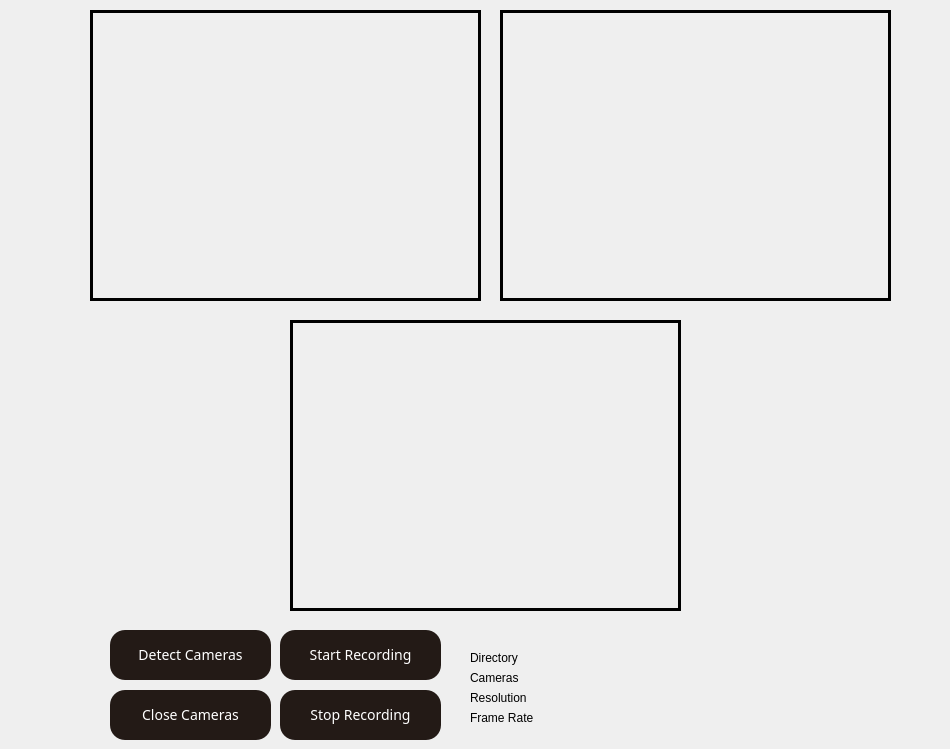
    <widget class="QWidget" name="camerasPage">
     <widget class="QLabel" name="cameraSlot1">
      <property name="geometry">
       <rect>
        <x>90</x>
        <y>10</y>
        <width>391</width>
        <height>291</height>
       </rect>
      </property>
      <property name="font">
       <font>
        <family>Helvetica</family>
       </font>
      </property>
      <property name="autoFillBackground">
       <bool>false</bool>
      </property>
      <property name="styleSheet">
       <string notr="true">border: 3px solid black
</string>
      </property>
      <property name="frameShadow">
       <enum>QFrame::Raised</enum>
      </property>
      <property name="text">
       <string>&lt;html&gt;&lt;head/&gt;&lt;body&gt;&lt;p&gt;&lt;img src=&quot;:/final_resources/Videocam Off.png&quot;/&gt;&lt;/p&gt;&lt;/body&gt;&lt;/html&gt;</string>
      </property>
      <property name="alignment">
       <set>Qt::AlignCenter</set>
      </property>
     </widget>
     <widget class="QLabel" name="cameraSlot2">
      <property name="geometry">
       <rect>
        <x>500</x>
        <y>10</y>
        <width>391</width>
        <height>291</height>
       </rect>
      </property>
      <property name="font">
       <font>
        <family>Helvetica</family>
       </font>
      </property>
      <property name="autoFillBackground">
       <bool>false</bool>
      </property>
      <property name="styleSheet">
       <string notr="true">border: 3px solid black
</string>
      </property>
      <property name="frameShadow">
       <enum>QFrame::Raised</enum>
      </property>
      <property name="text">
       <string>&lt;html&gt;&lt;head/&gt;&lt;body&gt;&lt;p&gt;&lt;img src=&quot;:/final_resources/Videocam Off.png&quot;/&gt;&lt;/p&gt;&lt;/body&gt;&lt;/html&gt;</string>
      </property>
      <property name="alignment">
       <set>Qt::AlignCenter</set>
      </property>
     </widget>
     <widget class="QLabel" name="cameraSlot3">
      <property name="geometry">
       <rect>
        <x>290</x>
        <y>320</y>
        <width>391</width>
        <height>291</height>
       </rect>
      </property>
      <property name="font">
       <font>
        <family>Helvetica</family>
       </font>
      </property>
      <property name="autoFillBackground">
       <bool>false</bool>
      </property>
      <property name="styleSheet">
       <string notr="true">border: 3px solid black
</string>
      </property>
      <property name="frameShadow">
       <enum>QFrame::Raised</enum>
      </property>
      <property name="text">
       <string>&lt;html&gt;&lt;head/&gt;&lt;body&gt;&lt;p&gt;&lt;img src=&quot;:/final_resources/Videocam Off.png&quot;/&gt;&lt;/p&gt;&lt;/body&gt;&lt;/html&gt;</string>
      </property>
      <property name="alignment">
       <set>Qt::AlignCenter</set>
      </property>
     </widget>
     <widget class="QLabel" name="directoryLabel">
      <property name="geometry">
       <rect>
        <x>470</x>
        <y>650</y>
        <width>60</width>
        <height>16</height>
       </rect>
      </property>
      <property name="font">
       <font>
        <family>Helvetica</family>
       </font>
      </property>
      <property name="text">
       <string>Directory</string>
      </property>
     </widget>
     <widget class="QLabel" name="camerasLabel">
      <property name="geometry">
       <rect>
        <x>470</x>
        <y>670</y>
        <width>60</width>
        <height>16</height>
       </rect>
      </property>
      <property name="font">
       <font>
        <family>Helvetica</family>
       </font>
      </property>
      <property name="text">
       <string>Cameras</string>
      </property>
     </widget>
     <widget class="QLabel" name="resolutionLabel_2">
      <property name="geometry">
       <rect>
        <x>470</x>
        <y>690</y>
        <width>71</width>
        <height>16</height>
       </rect>
      </property>
      <property name="font">
       <font>
        <family>Helvetica</family>
       </font>
      </property>
      <property name="text">
       <string>Resolution</string>
      </property>
     </widget>
     <widget class="QLabel" name="framerateLabel">
      <property name="geometry">
       <rect>
        <x>470</x>
        <y>710</y>
        <width>71</width>
        <height>16</height>
       </rect>
      </property>
      <property name="font">
       <font>
        <family>Helvetica</family>
       </font>
      </property>
      <property name="text">
       <string>Frame Rate</string>
      </property>
     </widget>
     <widget class="QLabel" name="directoryValue">
      <property name="geometry">
       <rect>
        <x>550</x>
        <y>650</y>
        <width>351</width>
        <height>16</height>
       </rect>
      </property>
      <property name="font">
       <font>
        <family>Helvetica</family>
       </font>
      </property>
      <property name="text">
       <string/>
      </property>
     </widget>
     <widget class="QLabel" name="camerasValue">
      <property name="geometry">
       <rect>
        <x>550</x>
        <y>670</y>
        <width>391</width>
        <height>16</height>
       </rect>
      </property>
      <property name="font">
       <font>
        <family>Helvetica</family>
       </font>
      </property>
      <property name="text">
       <string/>
      </property>
     </widget>
     <widget class="QLabel" name="resolutionValue">
      <property name="geometry">
       <rect>
        <x>550</x>
        <y>690</y>
        <width>371</width>
        <height>16</height>
       </rect>
      </property>
      <property name="font">
       <font>
        <family>Helvetica</family>
       </font>
      </property>
      <property name="text">
       <string/>
      </property>
     </widget>
     <widget class="QLabel" name="framerateValue">
      <property name="geometry">
       <rect>
        <x>550</x>
        <y>710</y>
        <width>371</width>
        <height>16</height>
       </rect>
      </property>
      <property name="font">
       <font>
        <family>Helvetica</family>
       </font>
      </property>
      <property name="text">
       <string/>
      </property>
     </widget>
     <widget class="QPushButton" name="detectCamerasButton">
      <property name="geometry">
       <rect>
        <x>110</x>
        <y>630</y>
        <width>161</width>
        <height>50</height>
       </rect>
      </property>
      <property name="font">
       <font>
        <family>MS Reference Sans Serif</family>
        <pointsize>-1</pointsize>
        <weight>50</weight>
        <italic>false</italic>
        <bold>false</bold>
       </font>
      </property>
      <property name="styleSheet">
       <string notr="true">QPushButton {
	font: 8pt &quot;MS Reference Sans Serif&quot;;
    background-color: #231A16; /* Dark brown background */
    color: white; /* White text */
    font-size: 14px;
    border-radius: 15px; /* Rounded corners */
    padding: 10px 20px; /* Adjust padding for proper button size */
    border: none; /* No border */
}

QPushButton:hover {
    background-color: #3A2C26; /* Lighter brown on hover */
}

QPushButton:pressed {
    background-color: #18120E; /* Even darker shade on press */
}
</string>
      </property>
      <property name="text">
       <string>Detect Cameras</string>
      </property>
      <property name="iconSize">
       <size>
        <width>20</width>
        <height>15</height>
       </size>
      </property>
     </widget>
     <widget class="QPushButton" name="closeCamerasButton">
      <property name="geometry">
       <rect>
        <x>110</x>
        <y>690</y>
        <width>161</width>
        <height>50</height>
       </rect>
      </property>
      <property name="font">
       <font>
        <family>MS Reference Sans Serif</family>
        <pointsize>-1</pointsize>
        <weight>50</weight>
        <italic>false</italic>
        <bold>false</bold>
       </font>
      </property>
      <property name="styleSheet">
       <string notr="true">QPushButton {
	font: 8pt &quot;MS Reference Sans Serif&quot;;
    background-color: #231A16; /* Dark brown background */
    color: white; /* White text */
    font-size: 14px;
    border-radius: 15px; /* Rounded corners */
    padding: 10px 20px; /* Adjust padding for proper button size */
    border: none; /* No border */
}

QPushButton:hover {
    background-color: #3A2C26; /* Lighter brown on hover */
}

QPushButton:pressed {
    background-color: #18120E; /* Even darker shade on press */
}
</string>
      </property>
      <property name="text">
       <string>Close Cameras</string>
      </property>
      <property name="iconSize">
       <size>
        <width>20</width>
        <height>15</height>
       </size>
      </property>
     </widget>
     <widget class="QPushButton" name="startRecordingButton">
      <property name="geometry">
       <rect>
        <x>280</x>
        <y>630</y>
        <width>161</width>
        <height>50</height>
       </rect>
      </property>
      <property name="font">
       <font>
        <family>MS Reference Sans Serif</family>
        <pointsize>-1</pointsize>
        <weight>50</weight>
        <italic>false</italic>
        <bold>false</bold>
       </font>
      </property>
      <property name="styleSheet">
       <string notr="true">QPushButton {
	font: 8pt &quot;MS Reference Sans Serif&quot;;
    background-color: #231A16; /* Dark brown background */
    color: white; /* White text */
    font-size: 14px;
    border-radius: 15px; /* Rounded corners */
    padding: 10px 20px; /* Adjust padding for proper button size */
    border: none; /* No border */
}

QPushButton:hover {
    background-color: #3A2C26; /* Lighter brown on hover */
}

QPushButton:pressed {
    background-color: #18120E; /* Even darker shade on press */
}
</string>
      </property>
      <property name="text">
       <string>Start Recording</string>
      </property>
     </widget>
     <widget class="QPushButton" name="stopRecordingButton">
      <property name="geometry">
       <rect>
        <x>280</x>
        <y>690</y>
        <width>161</width>
        <height>50</height>
       </rect>
      </property>
      <property name="font">
       <font>
        <family>MS Reference Sans Serif</family>
        <pointsize>-1</pointsize>
        <weight>50</weight>
        <italic>false</italic>
        <bold>false</bold>
       </font>
      </property>
      <property name="styleSheet">
       <string notr="true">QPushButton {
	font: 8pt &quot;MS Reference Sans Serif&quot;;
    background-color: #231A16; /* Dark brown background */
    color: white; /* White text */
    font-size: 14px;
    border-radius: 15px; /* Rounded corners */
    padding: 10px 20px; /* Adjust padding for proper button size */
    border: none; /* No border */
}

QPushButton:hover {
    background-color: #3A2C26; /* Lighter brown on hover */
}

QPushButton:pressed {
    background-color: #18120E; /* Even darker shade on press */
}
</string>
      </property>
      <property name="text">
       <string>Stop Recording</string>
      </property>
     </widget>
    </widget>
